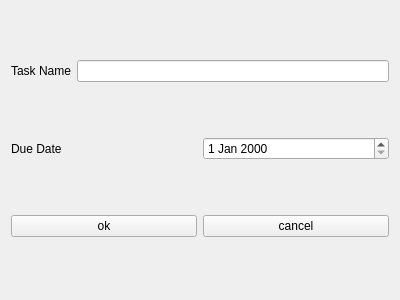
<?xml version="1.0" encoding="UTF-8"?>
<ui version="4.0">
 <class>pop_up_widget</class>
 <widget class="QWidget" name="pop_up_widget">
  <property name="geometry">
   <rect>
    <x>0</x>
    <y>0</y>
    <width>400</width>
    <height>300</height>
   </rect>
  </property>
  <property name="windowTitle">
   <string>Form</string>
  </property>
  <layout class="QVBoxLayout" name="verticalLayout">
   <item>
    <layout class="QHBoxLayout" name="horizontalLayout">
     <item>
      <widget class="QLabel" name="label">
       <property name="text">
        <string>Task Name</string>
       </property>
      </widget>
     </item>
     <item>
      <widget class="QLineEdit" name="lineEdit"/>
     </item>
    </layout>
   </item>
   <item>
    <layout class="QHBoxLayout" name="horizontalLayout_2">
     <item>
      <widget class="QLabel" name="label_2">
       <property name="text">
        <string>Due Date</string>
       </property>
      </widget>
     </item>
     <item>
      <widget class="QDateEdit" name="dateEdit"/>
     </item>
    </layout>
   </item>
   <item>
    <layout class="QHBoxLayout" name="horizontalLayout_3">
     <item>
      <widget class="QPushButton" name="pushButton">
       <property name="text">
        <string>ok</string>
       </property>
      </widget>
     </item>
     <item>
      <widget class="QPushButton" name="pushButton_2">
       <property name="sizePolicy">
        <sizepolicy hsizetype="Minimum" vsizetype="Fixed">
         <horstretch>0</horstretch>
         <verstretch>0</verstretch>
        </sizepolicy>
       </property>
       <property name="text">
        <string>cancel</string>
       </property>
      </widget>
     </item>
    </layout>
   </item>
  </layout>
 </widget>
 <resources/>
 <connections/>
</ui>
